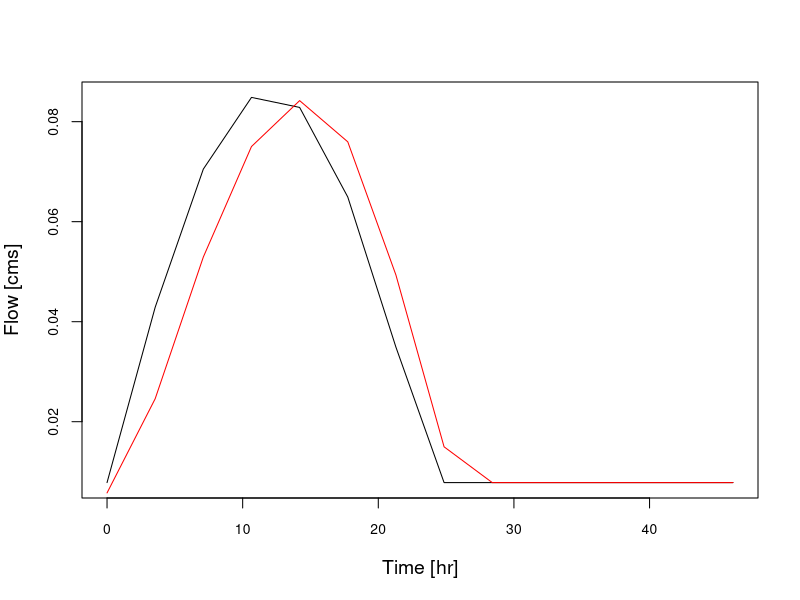

Generate this figure with R:
#~~~~~~~~~~~~~~~~~~~~~~~~~~~~~~~~~~~~~~~~~~~~~~~~~~~~~~~~~~~~~~~~~~~~~~~~~~~~~~~
#Title: Kinematic Wave Model (Surface Water)
#Coder: Nate Jones (cnjones7@ua.edu)
#Date: 10/15/2019 
#Purpose: The goal of this script was to begin exploring surface water routing mechanisms, 
#         As of 11/19/2019 -- we decied to focus more on the storage zone. So this script
#         is really not useful. However, I decided to keep it just incase we came back to it 
#         later. 
#~~~~~~~~~~~~~~~~~~~~~~~~~~~~~~~~~~~~~~~~~~~~~~~~~~~~~~~~~~~~~~~~~~~~~~~~~~~~~~~

#~~~~~~~~~~~~~~~~~~~~~~~~~~~~~~~~~~~~~~~~~~~~~~~~~~~~~~~~~~~~~~~~~~~~~~~~~~~~~~~
#1.0 Setup Workspace------------------------------------------------------------
#~~~~~~~~~~~~~~~~~~~~~~~~~~~~~~~~~~~~~~~~~~~~~~~~~~~~~~~~~~~~~~~~~~~~~~~~~~~~~~~
#Clear memory (delete this once incoporated into larger workflow)
rm(list=ls())

#download relevant packages
library(tidyverse)

#User defined variables
#Simulation variables
simulation_length<-2       # days
#Channel characteristics
reach_length <- 10000      # Each reach is 10 km in length
reach_slope <- 0.003       # Slope of each reach 
reach_bkf_depth <- 0.1     # Bankful depth
reach_wd_ratio <- 10       # Width to depth ratio of bankful channel
reach_roughness<-0.07      # Mannings N
#Storage Characteristics
storage_flux_ratio<-0.1    #The ratio of 
storage_volume_ratio<-3    #The ratio of V_storage/V_channel
c_diffusion<-0.5           #Turbulent Diffusion Coefficient (m^2/s)

#~~~~~~~~~~~~~~~~~~~~~~~~~~~~~~~~~~~~~~~~~~~~~~~~~~~~~~~~~~~~~~~~~~~~~~~~~~~~~~~
#2.0 Estimate hydraulic/hydrologic parameters-----------------------------------
#~~~~~~~~~~~~~~~~~~~~~~~~~~~~~~~~~~~~~~~~~~~~~~~~~~~~~~~~~~~~~~~~~~~~~~~~~~~~~~~
#2.1 Hydraulic Geometry---------------------------------------------------------
#Estimate bankful width (assume rectangular channel)
reach_bkf_width<-reach_wd_ratio*reach_bkf_depth

#Estimate bankfull flow (cms) using mannings equation
Q_bkf<- 
  (1/reach_roughness)*                             #k/n
  (reach_bkf_depth*reach_bkf_width)*               #Bankful Area
  (reach_bkf_width^(2/3))*                         #Hydraulic Radius ^ (2/3)
  (reach_slope^.5)                                 #slope^0.5

#Estimate Bankful Velocity 
v_bkf<- Q_bkf/(reach_bkf_depth*reach_bkf_width)

#2.2 Inflow hydrograph ---------------------------------------------------------
#Define time step so that the Courant number (v*dt/dx) is equal to 1
timestep<- floor((reach_length/v_bkf))

#Create tibble
df<-tibble(
      #Create 2 time steps
      time = seq(0,simulation_length*86400, timestep),
      #Create flow 
      Q_in = Q_bkf*sin(pi*time/86400) + Q_bkf/10
    ) %>% 
  mutate(Q_in = if_else(Q_in<=Q_bkf/10, Q_bkf/10, Q_in))

#~~~~~~~~~~~~~~~~~~~~~~~~~~~~~~~~~~~~~~~~~~~~~~~~~~~~~~~~~~~~~~~~~~~~~~~~~~~~~~~
#3.0 Create function to estimate fluxes-----------------------------------------
#~~~~~~~~~~~~~~~~~~~~~~~~~~~~~~~~~~~~~~~~~~~~~~~~~~~~~~~~~~~~~~~~~~~~~~~~~~~~~~~
#Create function
hydro_fun<-function(
  Q_in,                    #Inflow
  Q_in_1,                  #Qout from previous time step
  dt = timestep,           #time step (seconds)
  dx = reach_length,       #Reach length
  slope =  reach_slope,    #Channel Slope
  width = reach_bkf_width, #Channel Width
  n = reach_roughness      #mannings roughness
){
  
  #Kinematic Wave routing~~~~~~~~~~~~~~~~~~~~~~~~~~~~~~~~~~~~~~~~~~~~~~~~~~~~~~
  #Estiate model parameters
  beta <- 3/5  #Common Assumption (See Chow 1988)
  alpha<- (n*(width^(2/3))/(slope^0.5))^beta
  
  #Estimate Reach Outflow
  Q_out<- Q_in + (((Q_in^(1-beta))/(alpha*beta*dx))*(Q_in_1-Q_in))*dt
  
  #Export Qout
  #Q_out<-if_else(Q_out<0, 0, Q_out)
  Q_out
}

#~~~~~~~~~~~~~~~~~~~~~~~~~~~~~~~~~~~~~~~~~~~~~~~~~~~~~~~~~~~~~~~~~~~~~~~~~~~~~~~
#4.0 Run routing model===================================-----------------------
#~~~~~~~~~~~~~~~~~~~~~~~~~~~~~~~~~~~~~~~~~~~~~~~~~~~~~~~~~~~~~~~~~~~~~~~~~~~~~~~
#Run model using pmap functionality from purr package
df<-df %>%
  #Run model
  mutate(Q_out = 
     pmap_dbl(
       #Model Inputs
       list(Q_in =   Q_in, 
            Q_in_1 = lag(Q_in, default = 0)), 
       #Function
       hydro_fun)) %>% 
  #Add time_hr 
  mutate(time_hr = time/3600)

#Plot the results
plot(df$time_hr, df$Q_in, type="l", xlab="Time [hr]", ylab="Flow [cms]", ps=12, cex.lab=14/12, cex.axis=10/12)
points(df$time_hr, df$Q_out, col="red", type="l")

